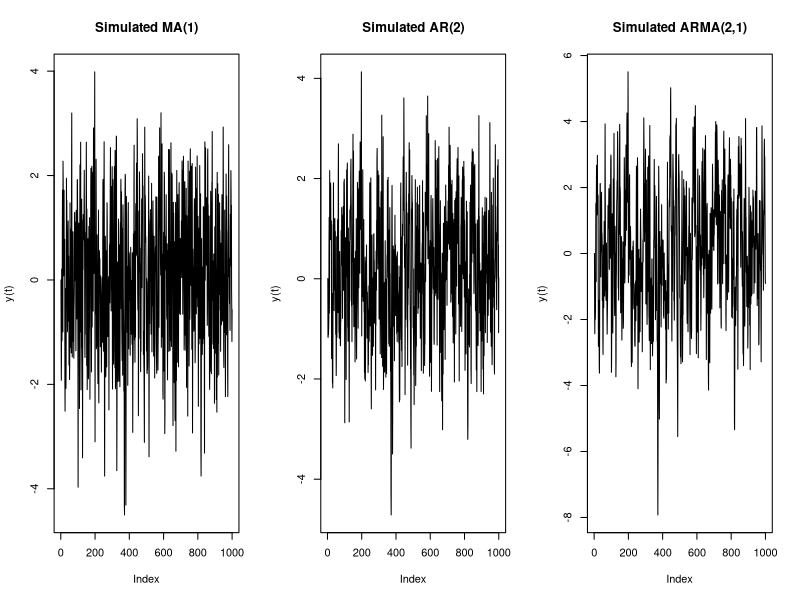
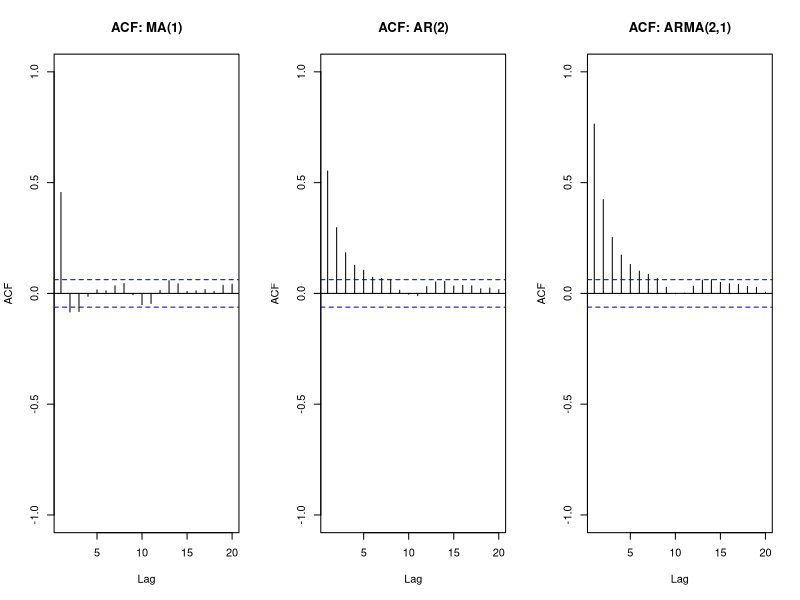
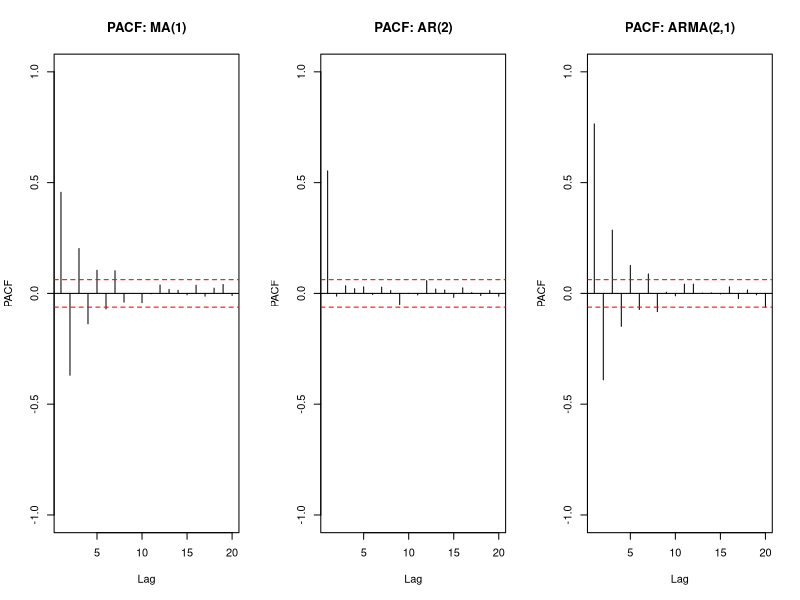
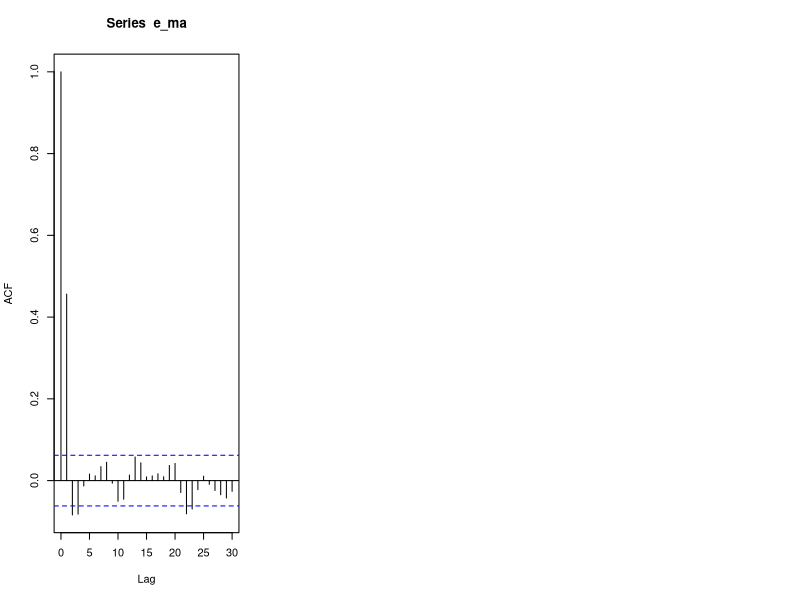

The R source for these figures, in order: (Note: a time limit stopped this script after it produced the figures.)
rm(list=ls())
par(mfrow=c(1,3))
# =================================================================
# A
# =================================================================
# Q1: Simulation of DGPs
# =================================================================
T <- 1000 
sigma2 <- 1
c <- 0.1

# 1. MA(1)
theta1 <- 0.7
e <- rnorm(T, mean = 0, sd = sqrt(sigma2))
yy_ma1 <- numeric(T)

for (i in 2:T) {
  yy_ma1[i] <- c + e[i] + theta1 * e[i-1]
}
plot(yy_ma1, type = 'l', main = "Simulated MA(1)", ylab = "y(t)")

# 2. AR(2)
phi1 <- 0.5
phi2 <- 0.1
yy_ar2 <- numeric(T)
for (i in 3:T) {
  yy_ar2[i] <- c + phi1*yy_ar2[i-1] + phi2*yy_ar2[i-2] + e[i]
}
plot(yy_ar2, type='l', main="Simulated AR(2)", ylab="y(t)")

# 3. ARMA(2,1)
yy_arma <- numeric(T)
for (i in 3:T) {
  yy_arma[i] <- 0.1 + 0.5*yy_arma[i-1] + 0.1*yy_arma[i-2] + e[i] + 0.7*e[i-1]
}
plot(yy_arma, type='l', main="Simulated ARMA(2,1)", ylab="y(t)")

# =================================================================
# Q2a: Autocorrelation Function (ACF)
# =================================================================
autocorr_1 <- function(y, l) {
  T_len = length(y)
  yy_dev = y - mean(y)
  v = yy_dev[(l + 1):T_len]
  v_l = yy_dev[1:(T_len - l)]
  g_l = sum(v * v_l) / T_len
  rho_l = g_l / var(y)
  return(rho_l)
}

plot_my_acf <- function(data, title) {
  lags <- 20
  rho <- numeric(lags)
  for (l in 1:lags) { rho[l] <- autocorr_1(data, l) }
  plot(rho, type='h', main=title, xlab="Lag", ylab="ACF", ylim=c(-1,1))
  abline(h=0)
  abline(h = c(1.96/sqrt(T), -1.96/sqrt(T)), col = "blue", lty = 2)
}

par(mfrow=c(1,3))
plot_my_acf(yy_ma1, "ACF: MA(1)")
plot_my_acf(yy_ar2, "ACF: AR(2)")
plot_my_acf(yy_arma, "ACF: ARMA(2,1)")

plot_my_pacf <- function(data, title) {
  lags <- 20
  partial_rho <- numeric(lags)
  for (k in 1:lags) {
    df <- embed(data, k + 1)
    y <- df[, 1]
    x <- df[, 2:(k + 1)]
    model <- lm(y ~ x)
    partial_rho[k] <- coef(model)[k + 1]
  }
  plot(partial_rho, type='h', main=title, xlab="Lag", ylab="PACF", ylim=c(-1,1))
  abline(h=0) 
  abline(h = c(1.96/sqrt(length(data)), -1.96/sqrt(length(data))), col = "red", lty = 2)
}

par(mfrow=c(1,3))
plot_my_pacf(yy_ma1, "PACF: MA(1)")
plot_my_pacf(yy_ar2, "PACF: AR(2)")
plot_my_pacf(yy_arma, "PACF: ARMA(2,1)")

# =================================================================
# Q2b: AIC / BIC 
# =================================================================
# 1.OLS ESTIMATION
# MA-Simple model

out_ma3 <- lm(yy_ma1~1)
summary(out_ma3)
e_ma <- out_ma3$residuals
acf(e_ma)
e_lag1 <- c(NA, e_ma[1:NROW(e_ma)-1])
e_lag2 <- c(NA, NA, e_ma[1:(NROW(e_ma) - 2)])
e_lag3 <- c(NA, NA, NA, e_ma[1:(NROW(e_ma) - 3)])

#OLS
out_ma3 <- lm(yy_ma1~e_lag1 + e_lag2 + e_lag3)
summary(out_ma3)

#AR
y_lag1 <- c(NA, yy_ar2[1:NROW(yy_ar2)-1])
y_lag2 <- c(NA, NA, yy_ar2[1:(NROW(yy_ar2)-2)])
y_lag3 <- c(NA, NA, NA, yy_ar2[1:(NROW(yy_ar2) - 3)])

#OLS
out_ar3 <- lm(yy_ar2 ~ y_lag1 + y_lag2 + y_lag3, na.action = na.omit)
summary(out_ar3)


#Normal pdf
log_norm_pdf1 = function(x, m, ss) {
  (-1/2) * log(2 * pi * ss) - ((x - m)^2) / (2 * ss)
}

# 1. MA Models
likel_maq = function(theta, y, q) {
  T_len = length(y); const = theta[1]; ma_coefs = theta[2:(q+1)]; sig2 = theta[q+2]
  if(sig2 <= 0) return(1e10)
  u = numeric(T_len); lik = 0
  for (i in (q + 1):T_len) {
    m = const + sum(ma_coefs * u[(i-1):(i-q)])
    u[i] = y[i] - m
    lik = lik + log_norm_pdf1(y[i], m, sig2)
  }
  return(-lik)
}

results_ma <- matrix(0, 3, 2, dimnames=list(c("MA(1)","MA(2)","MA(3)"), c("AIC","BIC")))
thetas_start <-coef(out_ma3)

for (q in 1:3) {
  intercept <- thetas_start[1]
  ma_parts <- thetas_start[2:(q+1)] 
  sigma2 <- var(yy_ma1)
  theta0 = c(intercept, ma_parts, sigma2)
  fit = optim(theta0, likel_maq, y = yy_ma1, q = q, method = "BFGS")
  k = length(theta0)
  results_ma[q, ] = c(-2*(-fit$value) + 2*k, -2*(-fit$value) + k*log(T))
}

# 2. AR Models
likel_arp = function(phi, y, p) {
  T_len = length(y); const = phi[1]; phi_coefs = phi[2:(p+1)]; sig2 = phi[p+2]
  if(sig2 <= 0) return(1e10)
  lik = 0
  for (i in (p + 1):T_len) {
    m = const + sum(phi_coefs * y[(i-1):(i-p)])
    lik = lik + log_norm_pdf1(y[i], m, sig2)
  }
  return(-lik)
}

results_ar <- matrix(0, 3, 2, dimnames=list(c("AR(1)","AR(2)","AR(3)"), c("AIC","BIC")))
phi_start <- coef(out_ar3)

for(p in 1:3){
  intercept <- phi_start[1]
  ar_parts <- phi_start[2:(q+1)] 
  sigma2 <- var(yy_ar2)
  theta0 = c(intercept, ar_parts, sigma2)
  fit <- optim(theta0, function(t) likel_arp(t, yy_ar2, p), method = "BFGS")
  k <- length(theta0)
  results_ar[p, ] = c(-2*(-fit$value) + 2*k, -2*(-fit$value) + k*log(T))
}

# 3. ARMA(2,1)
likel_arma21 = function(theta, y) {
  const=theta[1]; p1=theta[2]; p2=theta[3]; t1=theta[4]; s2=theta[5]
  if(s2 <= 0) return(1e10)
  u = numeric(length(y)); lik = 0
  for (i in 3:length(y)) {
    m = const + p1*y[i-1] + p2*y[i-2] + t1*u[i-1]
    u[i] = y[i] - m
    lik = lik + log_norm_pdf1(y[i], m, s2)
  }
  return(-lik)
}
fit_arma = optim(c(0.1, 0.5, 0.1, 0.7, var(yy_arma)), likel_arma21, y=yy_arma, method="BFGS")
results_arma <- matrix(c(-2*(-fit_arma$value)+10, -2*(-fit_arma$value)+5*log(T)), 1, 2, 
                       dimnames=list("ARMA(2,1)", c("AIC","BIC")))

print(results_ma); print(results_ar); print(results_arma)

# =================================================================
# Q2d: Cross-Validation (End-of-Sample)
# =================================================================
split <- 800
# MA CV
mse_ma <- numeric(3)
for(q in 1:3) {
  f <- arima(yy_ma1[1:split], order=c(0,0,q))
  p <- predict(f, n.ahead=200)$pred
  mse_ma[q] <- mean((yy_ma1[(split+1):T] - p)^2)
}
#AR CV 
mse_ar <- numeric(3)
for(p in 1:3) {
  
  f <- arima(yy_ar2[1:split], order=c(p,0,0))
  preds <- predict(f, n.ahead=200)$pred
  mse_ar[p] <- mean((yy_ar2[(split+1):T] - preds)^2)
}


# ARMA CV
f_arma <- arima(yy_arma[1:split], order=c(2,0,1))
mse_arma <- mean((yy_arma[(split+1):T] - predict(f_arma, n.ahead=200)$pred)^2)

cat("\n--- MSE RESULTS ---\n")
print(mse_ma); print(mse_ar); cat("ARMA(2,1) MSE:", mse_arma, "\n")

# Q3. Estimated coefficients, and their CI.

summary_table <- function(fit_obj, param_names) {
  estimates <- fit_obj$par
  #Standard Errors από Hessian 
  std_errors <- sqrt(diag(solve(fit_obj$hessian)))
  # CI
  lower_ci <- estimates - 1.96 * std_errors
  upper_ci <- estimates + 1.96 * std_errors
  # Final table 
  res <- cbind(Estimate = estimates, 
               Std_Err = std_errors, 
               Lower_CI = lower_ci, 
               Upper_CI = upper_ci)
  rownames(res) <- param_names
  return(res)
}

# MA(1) 
fit_ma1 <- optim(c(0.1, 0.7, var(yy_ma1)), likel_maq, y = yy_ma1, q = 1, method = "BFGS", hessian = TRUE)
print(summary_table(fit_ma1, c("Constant", "MA(1) coeff", "Sigma^2")))

# AR(2) 
fit_ar2 <- optim(c(0.1, 0.1, 0.1, var(yy_ar2)), function(t) likel_arp(t, yy_ar2, 2), method = "BFGS", hessian = TRUE)
print(summary_table(fit_ar2, c("Constant", "Phi 1", "Phi 2", "Sigma^2")))

# ARMA(2,1) 
fit_arma <- optim(c(0.1, 0.1, 0.1, 0.1, var(yy_arma)), likel_arma21, y = yy_arma, method = "BFGS", hessian = TRUE)
print(summary_table(fit_arma, c("Constant", "Phi 1", "Phi 2", "Theta 1", "Sigma^2")))


# Q4
# ΓΙΑ MA
study_q4 = function(T_val, sig2_val) {
  
  # 1. Παραγωγή δεδομένων (DGP 1: MA1)
  e <- rnorm(T_val, mean = 0, sd = sqrt(sig2_val))
  y <- numeric(T_val)
  for (i in 2:T_val) { y[i] <- 0.1 + e[i] + 0.7 * e[i-1] }
  
  # 2. Έλεγχος AIC/BIC για MA(1), MA(2), MA(3)
  aics <- numeric(3)
  bics <- numeric(3)
  for (q in 1:3) {
    th0 = c(0.1, rep(0.1, q), var(y))
    fit = optim(th0, likel_maq, y = y, q = q, method = "BFGS")
    k = length(th0)
    aics[q] = 2*fit$value + 2*k
    bics[q] = 2*fit$value + k*log(T_val)
  }
  
  # Ποιο μοντέλο επιλέχθηκε; (Θέλουμε το 1)
  best_aic = which.min(aics)
  best_bic = which.min(bics)
  
  # 3. Cross-Validation (MSE) για το MA(1)
  split <- round(T_val * 0.8)
  f_cv <- arima(y[1:split], order=c(0,0,1))
  preds <- predict(f_cv, n.ahead = (T_val - split))$pred
  mse_val <- mean((y[(split+1):T_val] - preds)^2)
  
  # Επιστροφή αποτελεσμάτων
  return(c(T = T_val, Sigma2 = sig2_val, AIC_Best = best_aic, BIC_Best = best_bic, MSE = mse_val))
}

# Εκτέλεση για όλους τους συνδυασμούς
T_levels = c(200, 1000, 4000)
S_levels = c(0.1, 1, 5)
res_matrix = matrix(NA, 9, 5)
colnames(res_matrix) = c("T", "Sigma2", "Best_q_AIC", "Best_q_BIC", "MSE")

row = 1
for(t in T_levels) {
  for(s in S_levels) {
    res_matrix[row, ] = study_q4(t, s)
    row = row + 1
  }
}

print(res_matrix)

#ΓΙΑ AR
study_ar_q4 = function(T_val, sig2_val) {
  
  # 1. Παραγωγή δεδομένων (DGP 2: AR2)
  e <- rnorm(T_val, mean = 0, sd = sqrt(sig2_val))
  y <- numeric(T_val)
  for (i in 3:T_val) { y[i] <- 0.1 + 0.5*y[i-1] + 0.1*y[i-2] + e[i] }
  
  # 2. Έλεγχος AIC/BIC για AR(1), AR(2), AR(3)
  aics <- numeric(3)
  for (p in 1:3) {
    th0 = c(mean(y), rep(0.1, p), var(y))
    # Χρησιμοποιούμε τον wrapper για την likel_arp που φτιάξαμε πριν
    fit = optim(th0, function(t) likel_arp(t, y, p), method = "BFGS")
    aics[p] = 2*fit$value + 2*(p+2)
  }
  best_ar_aic = which.min(aics)
  
  # 3. Εκτίμηση παραμέτρων (για να δούμε την ακρίβεια του phi1=0.5)
  fit_final = optim(c(0.1, 0.5, 0.1, sig2_val), function(t) likel_arp(t, y, 2), method = "BFGS")
  phi1_hat = fit_final$par[2]
  
  return(c(T = T_val, Sigma2 = sig2_val, Best_p = best_ar_aic, Phi1_Est = phi1_hat))
}

# Εκτέλεση Loop
res_ar_matrix = matrix(NA, 9, 4)
colnames(res_ar_matrix) = c("T", "Sigma2", "Best_p_AIC", "Phi1_Estimate")

row = 1
for(t in T_levels) {
  for(s in S_levels) {
    res_ar_matrix[row, ] = study_ar_q4(t, s)
    row = row + 1
  }
}

print(res_ar_matrix)


# Q4
# ΓΙΑ MA
study_q4 = function(T_val, sig2_val) {
  
  # 1. Παραγωγή δεδομένων (DGP 1: MA1)
  e <- rnorm(T_val, mean = 0, sd = sqrt(sig2_val))
  y <- numeric(T_val)
  for (i in 2:T_val) { y[i] <- 0.1 + e[i] + 0.7 * e[i-1] }
  
  # 2. Έλεγχος AIC/BIC για MA(1), MA(2), MA(3)
  aics <- numeric(3)
  bics <- numeric(3)
  for (q in 1:3) {
    th0 = c(0.1, rep(0.1, q), var(y))
    fit = optim(th0, likel_maq, y = y, q = q, method = "BFGS")
    k = length(th0)
    aics[q] = 2*fit$value + 2*k
    bics[q] = 2*fit$value + k*log(T_val)
  }
  
  # Ποιο μοντέλο επιλέχθηκε; (Θέλουμε το 1)
  best_aic = which.min(aics)
  best_bic = which.min(bics)
  
  # 3. Cross-Validation (MSE) για το MA(1)
  split <- round(T_val * 0.8)
  f_cv <- arima(y[1:split], order=c(0,0,1))
  preds <- predict(f_cv, n.ahead = (T_val - split))$pred
  mse_val <- mean((y[(split+1):T_val] - preds)^2)
  
  # Επιστροφή αποτελεσμάτων
  return(c(T = T_val, Sigma2 = sig2_val, AIC_Best = best_aic, BIC_Best = best_bic, MSE = mse_val))
}

# Εκτέλεση για όλους τους συνδυασμούς
T_levels = c(200, 1000, 4000)
S_levels = c(0.1, 1, 5)
res_matrix = matrix(NA, 9, 5)
colnames(res_matrix) = c("T", "Sigma2", "Best_q_AIC", "Best_q_BIC", "MSE")

row = 1
for(t in T_levels) {
  for(s in S_levels) {
    res_matrix[row, ] = study_q4(t, s)
    row = row + 1
  }
}

print(res_matrix)

#ΓΙΑ AR
study_ar_q4 = function(T_val, sig2_val) {
  
  # 1. Παραγωγή δεδομένων (DGP 2: AR2)
  e <- rnorm(T_val, mean = 0, sd = sqrt(sig2_val))
  y <- numeric(T_val)
  for (i in 3:T_val) { y[i] <- 0.1 + 0.5*y[i-1] + 0.1*y[i-2] + e[i] }
  
  # 2. Έλεγχος AIC/BIC για AR(1), AR(2), AR(3)
  aics <- numeric(3)
  for (p in 1:3) {
    th0 = c(mean(y), rep(0.1, p), var(y))
    # Χρησιμοποιούμε τον wrapper για την likel_arp που φτιάξαμε πριν
    fit = optim(th0, function(t) likel_arp(t, y, p), method = "BFGS")
    aics[p] = 2*fit$value + 2*(p+2)
  }
  best_ar_aic = which.min(aics)
  
  # 3. Εκτίμηση παραμέτρων (για να δούμε την ακρίβεια του phi1=0.5)
  fit_final = optim(c(0.1, 0.5, 0.1, sig2_val), function(t) likel_arp(t, y, 2), method = "BFGS")
  phi1_hat = fit_final$par[2]
  
  return(c(T = T_val, Sigma2 = sig2_val, Best_p = best_ar_aic, Phi1_Est = phi1_hat))
}

# Εκτέλεση Loop
res_ar_matrix = matrix(NA, 9, 4)
colnames(res_ar_matrix) = c("T", "Sigma2", "Best_p_AIC", "Phi1_Estimate")

row = 1
for(t in T_levels) {
  for(s in S_levels) {
    res_ar_matrix[row, ] = study_ar_q4(t, s)
    row = row + 1
  }
}

print(res_ar_matrix)

#ARMA
# ΓΙΑ ARMA
study_arma_q4 = function(T_val, sig2_val) {
  
  # 1. Παραγωγή δεδομένων (DGP 3: ARMA(2,1))
  # y[i] = 0.1 + 0.5*y[i-1] + 0.2*y[i-2] + e[i] + 0.7*e[i-1]
  e <- rnorm(T_val, mean = 0, sd = sqrt(sig2_val))
  y <- numeric(T_val)
  for (i in 3:T_val) { 
    y[i] <- 0.1 + 0.5*y[i-1] + 0.2*y[i-2] + e[i] + 0.7*e[i-1] 
  }
  
  # 2. Έλεγχος AIC/BIC για 3 συνδυασμούς: (1,1), (2,1), (2,2)
  # Ορίζουμε τους συνδυασμούς (p, q) που θα τεστάρουμε
  orders <- list(c(1,1), c(2,1), c(2,2))
  aics <- numeric(3)
  bics <- numeric(3)
  
  for (i in 1:3) {
    p_curr <- orders[[i]][1]
    q_curr <- orders[[i]][2]
    
    th0 = c(mean(y), rep(0.1, p_curr), rep(0.1, q_curr), var(y))
    
    # Χρήση της likel_arma_pq 
    fit = optim(th0, likel_arma_pq, y = y, p = p_curr, q = q_curr, method = "BFGS")
    
    k = length(th0)
    aics[i] = 2*fit$value + 2*k
    bics[i] = 2*fit$value + k*log(T_val)
  }
  
  # Ποιο μοντέλο επιλέχθηκε; (Αντιστοιχία: 1->(1,1), 2->(2,1), 3->(2,2))
  best_aic_idx = which.min(aics)
  best_bic_idx = which.min(bics)
  
  # 3. Εκτίμηση παραμέτρων (για το αληθές μοντέλο ARMA(2,1))
  # Θέλουμε να δούμε πόσο κοντά πέφτει το AR1 (0.5) και το MA1 (0.7)
  fit_final = optim(c(0.1, 0.5, 0.2, 0.7, sig2_val), 
                    likel_arma_pq, y = y, p = 2, q = 1, method = "BFGS")
  
  ar1_hat = fit_final$par[2]
  ma1_hat = fit_final$par[4]
  
  return(c(T = T_val, Sigma2 = sig2_val, 
           Best_Model_AIC = best_aic_idx, 
           AR1_Est = ar1_hat, MA1_Est = ma1_hat))
}

# 4. Εκτέλεση Loop για όλους τους συνδυασμούς
res_arma_matrix = matrix(NA, 9, 5)
colnames(res_arma_matrix) = c("T", "Sigma2", "Best_Idx_AIC", "AR1_Hat", "MA1_Hat")

row = 1
for(t in T_levels) {
  for(s in S_levels) {
    res_arma_matrix[row, ] = study_arma_q4(t, s)
    row = row + 1
  }
}

print(res_arma_matrix)

# =================================================================
#B
# =================================================================
M = 100 # Αριθμός επαναλήψεων Monte Carlo
theta1_true = 0.7     
c_true = 0.1

# Μετρητές επιτυχίας (Success Counters)
# Θα μετράμε πόσες φορές το κάθε κριτήριο επιλέγει το σωστό μοντέλο (q=1)

wins_aic = 0
wins_bic = 0
wins_cv = 0

#Η ΛΟΥΠΑ MONTE CARLO (100 ΕΠΑΝΑΛΗΨΕΙΣ)
for (m in 1:M) {
  # Παραγωγή νέων δεδομένων MA(1) σε κάθε επανάληψη
  u = rnorm(T, mean = 0, sd = sqrt(sigma2))
  yy_sim = matrix(0, T, 1)
  for (i in 2:T) {
    yy_sim[i] = c_true + u[i] + theta1_true * u[i-1]
  }
  # Προσωρινοί πίνακες για την αποθήκευση των τιμών των κριτηρίων για q=1,2,3
  temp_aic = numeric(3)
  temp_bic = numeric(3)
  temp_mse = numeric(3)
  
  # Διαχωρισμός 80/20 για το Cross-Validation
  n_train = round(0.8 * T)
  y_train = yy_sim[1:n_train]
  y_test = yy_sim[(n_train + 1):T]
  
  
  # Loop για την εκτίμηση των 3 ανταγωνιστικών μοντέλων (q=1, q=2, q=3)
  for (q in 1:3) {
    # Α. Υπολογισμός AIC & BIC (στο πλήρες δείγμα)
    theta0 = c(0.1, rep(0.1, q), var(yy_sim))
    fit = optim(theta0, likel_maq, y = yy_sim, q = q, method = "BFGS") #βρισκει το μαξ θ απο likelihood
    log_lik = -fit$value
    k = length(theta0)
    temp_aic[q] = -2 * log_lik + 2 * k
    temp_bic[q] = -2 * log_lik + k * log(T)
    # Β. Υπολογισμός Cross-Validation (80/20)
    # Εκτίμηση παραμέτρων μόνο στο 80% (Training Set)
    theta0_cv = c(0.1, rep(0.1, q), var(y_train))
    fit_cv = optim(theta0_cv, likel_maq, y = y_train, q = q, method = "BFGS")
    p = fit_cv$par # Οι εκτιμημένες παράμετροι από το training
    # Πρόβλεψη στο Test Set (20%)
    # Υπολογίζουμε τα σφάλματα u για όλη τη σειρά yy_sim χρησιμοποιώντας τις παραμέτρους του training
    u_full = matrix(0, T, 1)
    for (t in (q + 1):T) {
      ma_part = sum(p[2:(q+1)] * u_full[(t-1):(t-q)])
      u_full[t] = yy_sim[t] - p[1] - ma_part
    }
    # Το MSE υπολογίζεται από τα σφάλματα στο κομμάτι που "δεν είδε" το μοντέλο (το τελευταίο 20%)
    errors_test = u_full[(n_train + 1):T]
    temp_mse[q] = mean(errors_test^2)
  }
  
  # Καταγραφή Νικητών
  # Αν το ελάχιστο κριτήριο δείχνει το μοντέλο 1 (q=1), αυξάνουμε τον μετρητή
  if (which.min(temp_aic) == 1) wins_aic = wins_aic + 1
  if (which.min(temp_bic) == 1) wins_bic = wins_bic + 1
  if (which.min(temp_mse) == 1) wins_cv = wins_cv + 1
}


summary_results <- data.frame(
  Criterion = c("AIC", "BIC", "Cross-Validation (80/20)"),
  Success_Rate_Percentage = c(wins_aic, wins_bic, wins_cv)
)


print(summary_results)
